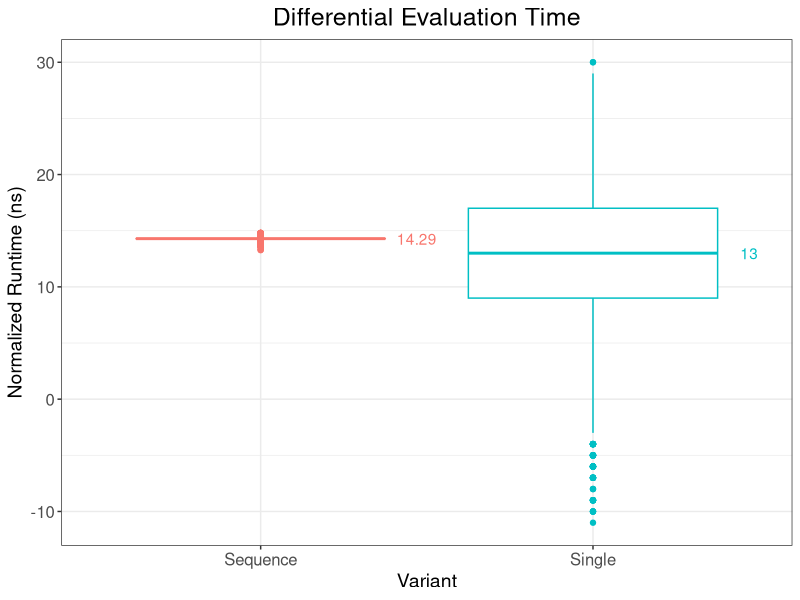
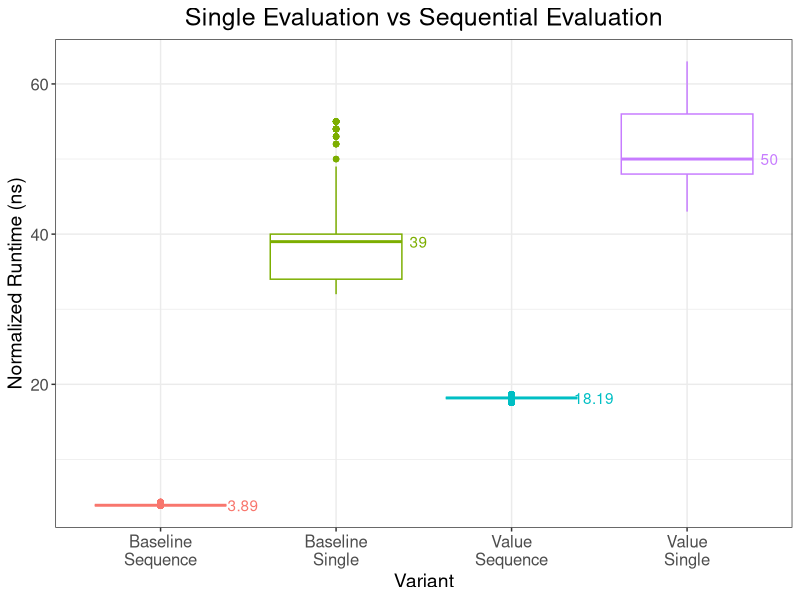

Write R code to recreate these figures, in order.
library("ggplot2")
library("plyr")

#loading data
singleseq <- read.csv("singleseq.csv")

#indices
index.baselineSeq <- singleseq$benchmark == "baselineSequential"
index.baselineSingle <- singleseq$benchmark == "baselineSingle"
index.seqValue <- singleseq$benchmark == "sequenceValue"
index.singleValue <- singleseq$benchmark == "singleValue"

# processing values
singleseq$value_proc = singleseq$value # copying over the single values
normalizationidx = index.baselineSeq | index.seqValue
singleseq$value_proc[normalizationidx] = singleseq$value_proc[normalizationidx] / (2 ^ 14)

# sampling

baselineSeq <- singleseq[index.baselineSeq, 3:4]
baselineSingle <- singleseq[index.baselineSingle, 3:4]
seqValue <- singleseq[index.seqValue, 3:4]
singleValue <- singleseq[index.singleValue, 3:4]

sample.size <- 10000

sampled.baselineSeq <- sample(baselineSeq$value_proc, size = sample.size, replace=TRUE, prob=baselineSeq$count)
sampled.baselineSingle <- sample(baselineSingle$value_proc, size = sample.size, replace=TRUE, prob=baselineSingle$count)
sampled.seqValue <- sample(seqValue$value_proc, size = sample.size, replace=TRUE, prob=seqValue$count)
sampled.singleValue <- sample(singleValue$value_proc, size = sample.size, replace=TRUE, prob=singleValue$count)

deltaSingle <- sampled.singleValue - sampled.baselineSingle
deltaSeq <- sampled.seqValue - sampled.baselineSeq

sampled.df <- data.frame(
  benchmark = c(
    rep("Baseline\nSequence", sample.size),
    rep("Baseline\nSingle", sample.size),
    rep("Value\nSequence", sample.size),
    rep("Value\nSingle", sample.size)
    ),
  value = c(
    sampled.baselineSeq, 
    sampled.baselineSingle, 
    sampled.seqValue,
    sampled.singleValue)
)

sampled.medians <- data.frame(
  benchmark = c("Baseline\nSequence", "Baseline\nSingle", "Value\nSequence", "Value\nSingle"),
  value = c(median(sampled.baselineSeq), median(sampled.baselineSingle), median(sampled.seqValue), median(sampled.singleValue))
)

delta.df <- data.frame(
  benchmark = c(
    rep("Single", sample.size),
    rep("Sequence", sample.size)
  ),
  value = c(
    deltaSingle,
    deltaSeq
  )
)

delta.medians <- data.frame(
  benchmark = c("Single", "Sequence"),
  value = c(median(deltaSingle), median(deltaSeq))
)

# Plots

plotRaw <- ggplot(sampled.df, aes(x=benchmark, y=value, colour=benchmark)) + 
  geom_boxplot() +
  geom_text(data = sampled.medians, aes(label = round(value, 2)), nudge_x = 0.47) +
  ggtitle("Single Evaluation vs Sequential Evaluation") +
  ylab("Normalized Runtime (ns)") +
  xlab("Variant") +
  theme_bw() +
  theme(
    axis.text = element_text(size = 12), 
    axis.title = element_text(size = 14),
    plot.title = element_text(size = 18, hjust = 0.5),
    legend.position = "none"
  ) 

plotDelta <- ggplot(delta.df, aes(x=benchmark, y=value, colour=benchmark)) + 
  geom_boxplot() +
  geom_text(data = delta.medians, aes(label = round(value, 2)), nudge_x = 0.47) +
  ggtitle("Differential Evaluation Time") +
  ylab("Normalized Runtime (ns)") +
  xlab("Variant") +
  guides(fill=FALSE) +
  theme_bw() +
  theme(
    axis.text = element_text(size = 12), 
    axis.title = element_text(size = 14),
    plot.title = element_text(size = 18, hjust = 0.5),
    legend.position = "none"
  ) 

